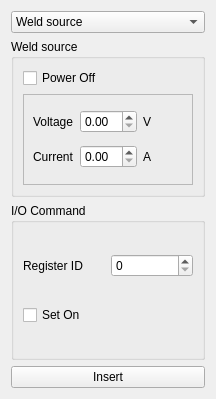
<?xml version="1.0" encoding="UTF-8"?>
<ui version="4.0">
 <class>TaskBox_ActionManager</class>
 <widget class="QWidget" name="TaskBox_ActionManager">
  <property name="geometry">
   <rect>
    <x>0</x>
    <y>0</y>
    <width>216</width>
    <height>399</height>
   </rect>
  </property>
  <property name="windowTitle">
   <string>Form</string>
  </property>
  <layout class="QVBoxLayout" name="verticalLayout">
   <item>
    <widget class="QComboBox" name="comboBox">
     <item>
      <property name="text">
       <string>Weld source</string>
      </property>
     </item>
     <item>
      <property name="text">
       <string>I/O Command</string>
      </property>
     </item>
    </widget>
   </item>
   <item>
    <widget class="QGroupBox" name="groupBox">
     <property name="title">
      <string>Weld source</string>
     </property>
     <layout class="QVBoxLayout" name="verticalLayout_2">
      <item>
       <widget class="QCheckBox" name="checkBox_2">
        <property name="text">
         <string>Power Off</string>
        </property>
       </widget>
      </item>
      <item>
       <widget class="QFrame" name="frame">
        <property name="frameShape">
         <enum>QFrame::StyledPanel</enum>
        </property>
        <property name="frameShadow">
         <enum>QFrame::Raised</enum>
        </property>
        <layout class="QGridLayout" name="gridLayout_2">
         <item row="2" column="6">
          <widget class="QLabel" name="label_7">
           <property name="text">
            <string>A</string>
           </property>
          </widget>
         </item>
         <item row="0" column="6">
          <widget class="QLabel" name="label_6">
           <property name="text">
            <string>V</string>
           </property>
          </widget>
         </item>
         <item row="2" column="2">
          <widget class="QDoubleSpinBox" name="doubleSpinBox_2"/>
         </item>
         <item row="2" column="0">
          <widget class="QLabel" name="label_5">
           <property name="text">
            <string>Current</string>
           </property>
          </widget>
         </item>
         <item row="0" column="2">
          <widget class="QDoubleSpinBox" name="doubleSpinBox"/>
         </item>
         <item row="0" column="0">
          <widget class="QLabel" name="label_4">
           <property name="text">
            <string>Voltage</string>
           </property>
          </widget>
         </item>
        </layout>
       </widget>
      </item>
     </layout>
    </widget>
   </item>
   <item>
    <widget class="QGroupBox" name="groupBox_2">
     <property name="title">
      <string>I/O Command</string>
     </property>
     <layout class="QGridLayout" name="gridLayout">
      <item row="0" column="0">
       <widget class="QLabel" name="label">
        <property name="text">
         <string>Register ID</string>
        </property>
       </widget>
      </item>
      <item row="0" column="1">
       <widget class="QSpinBox" name="spinBox"/>
      </item>
      <item row="1" column="0">
       <widget class="QCheckBox" name="checkBox">
        <property name="text">
         <string>Set On</string>
        </property>
       </widget>
      </item>
     </layout>
    </widget>
   </item>
   <item>
    <widget class="QPushButton" name="pushButton_InsertAnAction">
     <property name="text">
      <string>Insert</string>
     </property>
    </widget>
   </item>
  </layout>
 </widget>
 <resources/>
 <connections/>
</ui>
